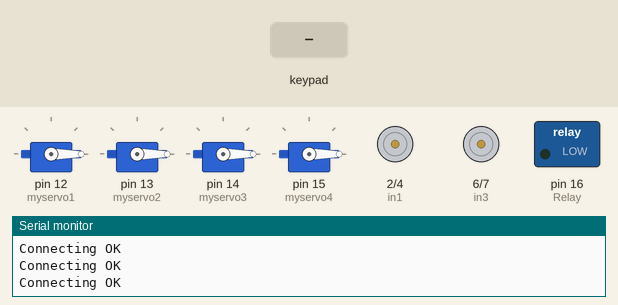
Bench run of a sketch on a simulated Arduino Uno, built with avr-gcc and run on an emulated ATmega328P. Parts: 4 × servo, motor-driver pin pairs drawn as motors (green arrow = first pin HIGH = forward, orange = second pin HIGH = backward, longer = more drive, scaled by the enable pin), switched loads named in the sketch (green lamp = pin HIGH), the last lines printed to the serial monitor. The inputs (shaded band) are chosen by the test bench.

Above: at 1.2 s.
1.3 s: key 'S' pressed
At 2.9 s:
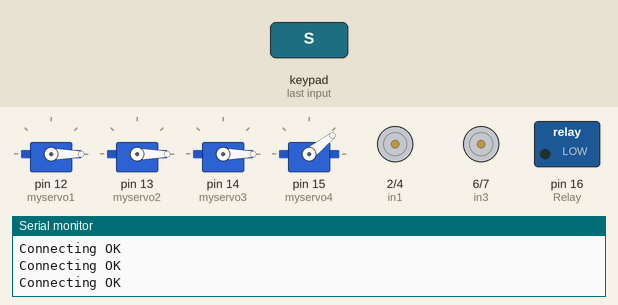
3.2 s: key 'U' pressed
At 3.41 s:
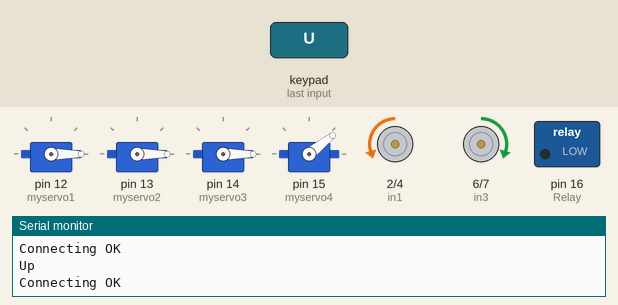
5.1 s: key 'D' pressed
At 5.31 s:
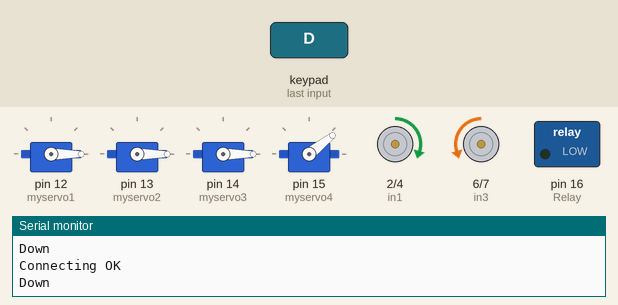
7.0 s: key 'L' pressed
At 7.21 s:
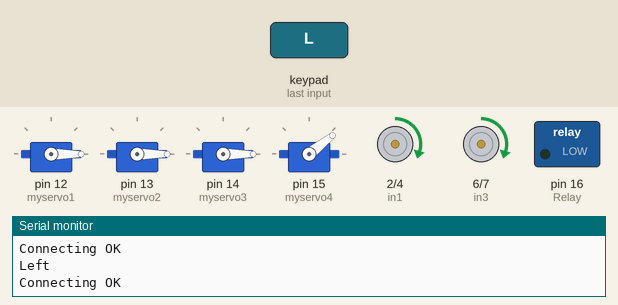
8.9 s: key 'R' pressed
At 9.11 s:
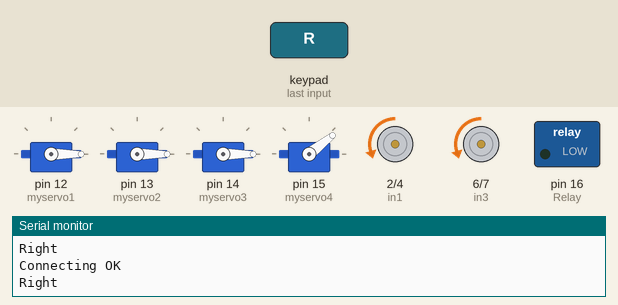
10.8 s: key 'T' pressed
At 12.3 s:
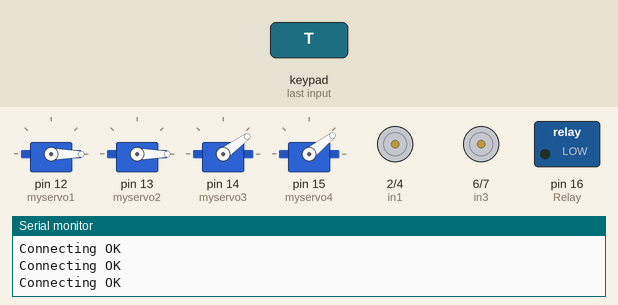
Timing chart, 0 to 13.7 s (numbered marks = the images above; inputs shaded):
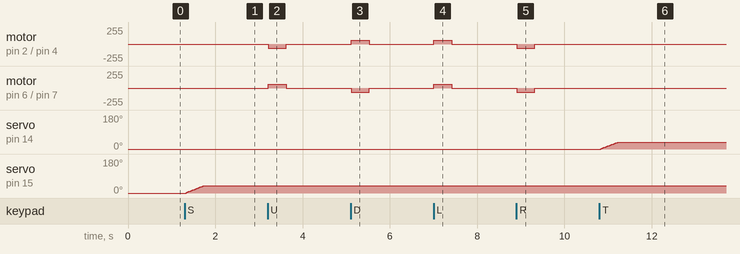

The sketch:

Program_by_DEV_Tawan_V2.ino
```cpp
#include <PS2X_lib.h>  //for v1.6
#include <Servo.h>
// create PS2 Controller Class
PS2X ps2x;
int error = 0;
byte type = 0;
byte vibrate = 0;

Servo myservo1;  // create servo object to control a servo
Servo myservo2;
Servo myservo3;
Servo myservo4;

// int trig = 15;            //ประกาศขา trig
// int echo = 16;            //ประกาศขา echo
// long duration, distance;  //ประกาศตัวแปรเก็บค่าระยะ

int enA = 3;  // PWM A
int in1 = 2;  //motorA
int in2 = 4;  //motorA
int enB = 5;  // PWM B
int in3 = 6;  //motor B
int in4 = 7;  //motor B
int val1 = 255;  //สปีด1
int val2 = 60;  //สปีด2
int Relay = 16;  //รีเลปั้ม
int degree1, degree2, degree3, degree4, degree5, degree6;//ตัวแปรองศา

void setup() {
  pinMode(enA, OUTPUT);
  pinMode(in1, OUTPUT);
  pinMode(in2, OUTPUT);
  pinMode(enB, OUTPUT);
  pinMode(in3, OUTPUT);
  pinMode(in4, OUTPUT);
  pinMode(Relay, OUTPUT);
  // pinMode(echo, INPUT);   //สั่งให้ขา echo ใช้งานเป็น input
  // pinMode(trig, OUTPUT);  //สั่งให้ขา trig ใช้งานเป็น output

  Serial.begin(9600);
  Serial.println("Connecting load");  // แสดงข้อความเพื่อแจ้งว่า กำลังเชื่อมต่อกับจอยสติ๊ก

  error = ps2x.config_gamepad(11, 9, 10, 8, true, true);  //clock, command, attention, data,

  if (error == 0) {
    Serial.print("Found Controller, configured successful");
  } else if (error == 1)
    Serial.print("No controller found, check wiring, see readme.txt to enable debug. visit www.billporter.info for troubleshooting tips");
  else if (error == 2)
    Serial.print("Controller found but not accepting commands. see readme.txt to enable debug. Visit www.billporter.info for troubleshooting tips");
  else if (error == 3)
    Serial.print("Controller refusing to enter Pressures mode, may not support it. ");
  type = ps2x.readType();
  switch (type) {
    case 0:
      Serial.print("Unknown Controller type");
      break;
    case 1:
      Serial.print("DualShock Controller Found");
      break;
    case 2:
      Serial.print("Controller Found");
      break;
  }
  myservo1.attach(12);   // กำหนด myservo ตัวยก-วาง ใช้ขา 13
  myservo2.attach(13);  // กำหนด myservo2 ตัวหนีบ-คลาย ใช้ขา 12
  myservo3.attach(14);
  myservo4.attach(15);
  myservo1.write(0);   // กำหนดตำแหน่งเริ่มต้น servo ตัวยก-วาง
  myservo2.write(0);  // กำหนดตำแหน่งเริ่มต้น servo ตัวหนีบ-คลาย
  myservo3.write(0);
  myservo4.write(0);
}
//***********************************************************************************

void foward1()  //หุ่นยนต์เดินหน้า
{
  digitalWrite(in1, LOW);
  digitalWrite(in2, HIGH);
  digitalWrite(in3, HIGH);
  digitalWrite(in4, LOW);
  analogWrite(enA, val2);  //ตั้งความเร็ว PWM ไว้ตามค่า val2
  analogWrite(enB, val2);  //ตั้งความเร็ว PWM ไว้ตามค่า val2
}
//***********************************************************************************

void back1() {
  digitalWrite(in1, HIGH);
  digitalWrite(in2, LOW);
  digitalWrite(in3, LOW);
  digitalWrite(in4, HIGH);
  analogWrite(enA, val2);  //ตั้งความเร็ว PWM ไว้ตามค่า val2
  analogWrite(enB, val2);  //ตั้งความเร็ว PWM ไว้ตามค่า val2
}
//***********************************************************************************

void turnLeft() {
  digitalWrite(in1, HIGH);
  digitalWrite(in2, LOW);
  digitalWrite(in3, HIGH);
  digitalWrite(in4, LOW);
  analogWrite(enA, val2);  //ตั้งความเร็ว PWM ไว้ตามค่า val2
  analogWrite(enB, val2);  //ตั้งความเร็ว PWM ไว้ตามค่า val2
}
//***********************************************************************************

void turnRight() {
  digitalWrite(in1, LOW);
  digitalWrite(in2, HIGH);
  digitalWrite(in3, LOW);
  digitalWrite(in4, HIGH);
  analogWrite(enA, val2);  //ตั้งความเร็ว PWM ไว้ตามค่า val2
  analogWrite(enB, val2);  //ตั้งความเร็ว PWM ไว้ตามค่า val2
}
//***********************************************************************************

void stopBot() {
  digitalWrite(in1, LOW);
  digitalWrite(in2, LOW);
  digitalWrite(in3, LOW);
  digitalWrite(in4, LOW);
  analogWrite(enA, 0);  //ตั้งความเร็ว PWM ไว้ตามค่า val2
  analogWrite(enB, 0);  //ตั้งความเร็ว PWM ไว้ตามค่า val2
}
//***********************************************************************************

void motor() {
  delay(500);
  digitalWrite(Relay, LOW);
}
//***********************************************************************************

void motorstop() {
  delay(500);
  digitalWrite(Relay, HIGH);
}
// //***********************************************************************************

// void stopBotback1() {
//   digitalWrite(in1, LOW);
//   digitalWrite(in2, HIGH);
//   digitalWrite(in3, HIGH);
//   digitalWrite(in4, LOW);
//   analogWrite(enA, val2);  //ตั้งความเร็ว PWM ไว้ตามค่า val2
//   analogWrite(enB, val2);  //ตั้งความเร็ว PWM ไว้ตามค่า val2
// }

//***********************************************************************************
void loop() {

  myservo1.write(degree1); //ตามที่เราตั้ง
  myservo2.write(degree2); //ตามที่เราตั้ง
  myservo3.write(degree3); //ตามที่เราตั้ง
  myservo4.write(degree4); //ตามที่เราตั้ง

  Serial.println("Connecting OK");
  // digitalWrite(trig, LOW);
  // delayMicroseconds(5);
  // digitalWrite(trig, HIGH);
  // delayMicroseconds(5);
  // digitalWrite(trig, LOW);          //ใช้งานขา trig
  // duration = pulseIn(echo, HIGH);   //อ่านค่าของ echo
  // distance = duration * 0.034 / 2;  //คำนวณเป็น centimeters


  ps2x.read_gamepad();

  if (ps2x.Button(PSB_START)) {
    Serial.println("Start speed 255");
    val2 = 255;  // เปลี่ยนค่า val2 ให้เท่ากับ 255
  }
   else if (ps2x.Button(PSB_SELECT)) {
    Serial.println("Select speed 60");
    val2 = 160;                         // เปลี่ยนค่า val2 ให้เท่ากับ 150
  }
   else if (ps2x.Button(PSB_PAD_UP)) {
    Serial.println("Up");  // แสดงข้อความว่า Up
      foward1();  //กระโดดไปทำงานฟังก์ชั่น forward1()
  }
   else if (ps2x.Button(PSB_PAD_DOWN)) {
    Serial.println("Down");  // แสดงข้อความว่า Up
      back1();  //กระโดดไปทำงานฟังก์ชั่น back1()
  }
   else if (ps2x.Button(PSB_PAD_LEFT)) {
    Serial.println("Left");  // แสดงข้อความว่า Up
      turnLeft();  //กระโดดไปทำงานฟังก์ชั่น turnLeft ()
  }
   else if (ps2x.Button(PSB_PAD_RIGHT)) {
    Serial.println("Right");  // แสดงข้อความว่า Up
      turnRight();  //กระโดดไปทำงานฟังก์ชั่น turnRight ()
  }

  else if (ps2x.Button(PSB_L1)) {
    Serial.println("L1");  // แสดงข้อความว่า L1
    if (degree1 < 180) {
        degree1 += 2;
      }
  }
  else if (ps2x.Button(PSB_L2)) {
    Serial.println("L2");  // แสดงข้อความว่า L2
    if (degree1 > 0) {
        degree1 -= 2;
      }
  }
  else if (ps2x.Button(PSB_R1)) {
    Serial.println("R1");
    if (degree2 < 180) {
        degree2 += 2;
      }
  }
  else if (ps2x.Button(PSB_R2)) {
    Serial.println("R2");
    if (degree2 > 0) {
        degree2 -= 2;
      }
  }
  else if (ps2x.Button(PSB_L3)) {
    Serial.println("L3");
    motor();
  }
  else if (ps2x.Button(PSB_R3)) {
    Serial.println("R3");
    motorstop();
  }
  else if (ps2x.Button(PSB_GREEN)) {
    Serial.println("GREEN");  // แสดงข้อความว่า L1
    if (degree3 < 180) {
        degree3 += 2;
      }
  }
  else if (ps2x.Button(PSB_BLUE)) {
    Serial.println("BLUE");  // แสดงข้อความว่า L2
   if (degree3 > 0) {
        degree3 -= 2;
      }
  }
  else if (ps2x.Button(PSB_PINK)) {
    Serial.println("PINK");
    if (degree4 < 180) {
        degree4 += 2;
      }
  }
  else if (ps2x.Button(PSB_RED)) {
    Serial.println("RED");
    if (degree4 > 0) {
        degree4 -= 2;
      }
  }
  // else if (distance <= 20) {  //ระยะการใช้งาน

  //   stopBotback1();
  //   delay(500);
  // }
  else {
       stopBot();  //กระโดดไปทำงานฟังก์ชั่น stopBot ()
    //   old_incom = 0;
  }
  delay(10);
}
```

Measured:
- after the input at 1.3 s, servo on pin 15 (myservo4): moves from 0° to 38° over 0.39 s, starting at once
- after the input at 3.2 s, motor on pin 2 (in1) / pin 4 (in2): stopped → backward 60/255 at once, → stopped 0.41 s later; motor on pin 6 (in3) / pin 7 (in4): stopped → forward 60/255 at once, → stopped 0.41 s later
- after the input at 5.1 s, motor on pin 2 (in1) / pin 4 (in2): stopped → forward 60/255 at once, → stopped 0.41 s later; motor on pin 6 (in3) / pin 7 (in4): stopped → backward 60/255 at once, → stopped 0.41 s later
- after the input at 7.0 s, motor on pin 2 (in1) / pin 4 (in2), motor on pin 6 (in3) / pin 7 (in4): stopped → forward 60/255 at once, → stopped 0.41 s later
- after the input at 8.9 s, motor on pin 2 (in1) / pin 4 (in2), motor on pin 6 (in3) / pin 7 (in4): stopped → backward 60/255 at once, → stopped 0.40 s later
- after the input at 10.8 s, servo on pin 14 (myservo3): moves from 0° to 36° over 0.39 s, starting at once
